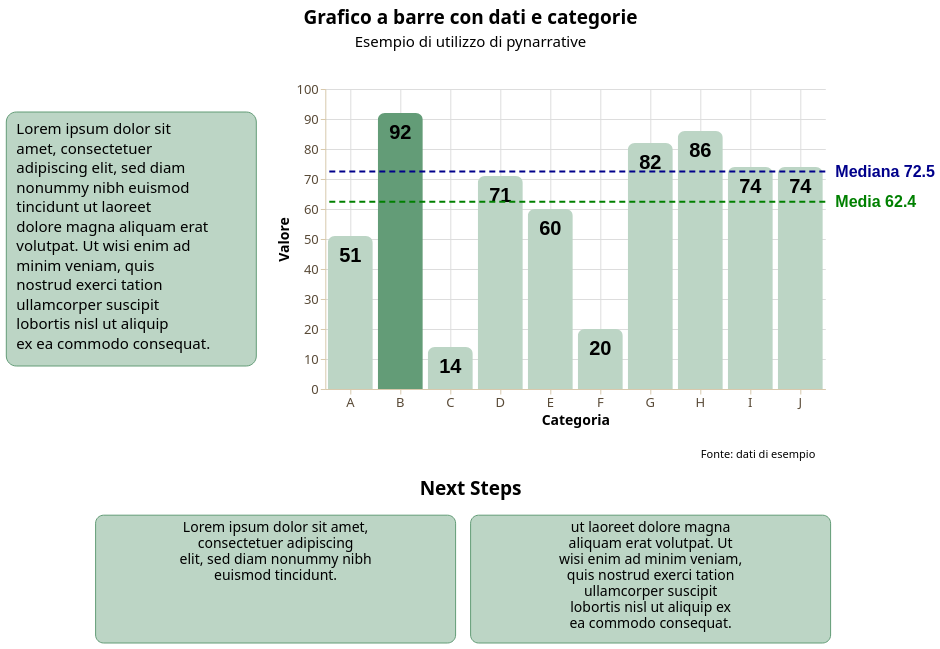

Notebook code cell kept with this figure:
### Markdown cell above
*Green*

### Code cell
from pynarrative import GreenTemplate as GT

storia = (
    pn.Story(
    #Costruzione dell'oggetto di classe Story
        data = dati_categorie,
        width = 500,
        height = 300,
        template = GT
    )

    #Chiamata dei metodi

    .mark_bar(
        cornerRadiusTopLeft = 7,
        cornerRadiusTopRight = 7,

    )

    .encode( #encoding dei dati
        x = alt.X("categorie:N", title = "Categoria", axis = alt.Axis(grid = True)),
        y = alt.Y("valori:Q", title = "Valore", axis = alt.Axis(grid = True))
    )
    

    .add_title( #titolo e sottotitolo
        title = "Grafico a barre con dati e categorie",
        subtitle = "Esempio di utilizzo di pynarrative",
        align = "center"
    )

    .add_context( #contesto, testo, spiegazione
        text = "Lorem ipsum dolor sit amet, consectetuer adipiscing elit, sed diam nonummy nibh euismod tincidunt ut laoreet dolore magna aliquam erat volutpat. Ut wisi enim ad minim veniam, quis nostrud exerci tation ullamcorper suscipit lobortis nisl ut aliquip ex ea commodo consequat.",
        position = "left",
    )


    .add_next_steps( #prossima parte della storia
        steps = ["Lorem ipsum dolor sit amet, consectetuer adipiscing elit, sed diam nonummy nibh euismod tincidunt.", "ut laoreet dolore magna aliquam erat volutpat. Ut wisi enim ad minim veniam, quis nostrud exerci tation ullamcorper suscipit lobortis nisl ut aliquip ex ea commodo consequat."],
        title = "Next Steps", #
        position = "bottom" #
    )

    .add_source( #fonte
        text = "Fonte: dati di esempio",
        position = "bottom",
        align = "right"
    )

    .add_labels_chart(
        font_size = 20,
        font_weight = "bold",
        dy = 20
    )

    .add_line(
        value = dati_categorie["valori"].tolist(),
        math = "mean",
        color = "green",
        label_text = "Media 62.4",
        label_font_size = 16,
        label_font_weight = "bold"
    )

    .add_line(
        value = dati_categorie["valori"].tolist(),
        math = "median",
        color = "darkblue",
        label_text = "Mediana 72.5",
        label_font_size = 16,
        label_font_weight = "bold"
    )

    .add_highlight("B")
    


    .render()
)

storia

### Figure 1 — Vega-Lite specification as saved in the notebook (floating-point values rounded to 4 significant figures)
{"config": {"view": {"continuousWidth": 300, "continuousHeight": 300, "strokeWidth": 0}, "axis": {"domainColor": "#d8c9ad", "grid": false, "labelColor": "#594a37", "labelFont": "Noto Sans", "labelFontSize": 13, "tickColor": "#d8c9ad", "titleColor": "#000000", "titleFont": "Noto Sans", "titleFontSize": 14}, "axisX": {"labelAngle": 0, "labelExpr": "length(datum.label) > 12 ? replace(datum.label, /\\s+/, '\\n') : datum.label", "labelLineHeight": 14}, "bar": {"color": "#639c77"}, "legend": {"labelColor": "#594a37", "labelFont": "Noto Sans", "labelFontSize": 12, "titleColor": "#000000", "titleFont": "Noto Sans", "titleFontSize": 12}, "line": {"color": "#639c77"}, "mark": {"strokeWidth": 2.5}, "point": {"color": "#000000", "filled": true, "size": 75}, "range": {"category": ["#639c77", "#a46cc2", "#27A0D9", "#c2a46c", "#d96027"]}, "title": {"color": "#000000", "font": "Noto Sans", "fontSize": 19}}, "vconcat": [{"layer": [{"mark": {"type": "text", "align": "center", "baseline": "top", "color": "#000000", "font": "Noto Sans", "fontSize": 19, "fontWeight": "bold", "text": "Grafico a barre con dati e categorie"}, "encoding": {"x": {"value": 375.0}, "y": {"value": 4}}}, {"mark": {"type": "text", "align": "center", "baseline": "top", "color": "#000000", "font": "Noto Sans", "fontSize": 15, "text": "Esempio di utilizzo di pynarrative"}, "encoding": {"x": {"value": 375.0}, "y": {"value": 30}}}], "data": {"name": "data-6fad5c34291b82fc9632cbce143d677a"}, "height": 58, "width": 750.0}, {"vconcat": [{"hconcat": [{"layer": [{"mark": {"type": "rect", "color": "#bcd5c5", "cornerRadius": 10, "opacity": 1.0, "stroke": "#639c77", "strokeWidth": 1}, "encoding": {"x": {"value": 0}, "x2": {"value": 250.0}, "y": {"value": 23.0}, "y2": {"value": 277.0}}}, {"mark": {"type": "text", "align": "left", "baseline": "top", "color": "#000000", "font": "Noto Sans", "fontSize": 15, "fontStyle": "normal", "fontWeight": "normal", "lineBreak": "\n", "lineHeight": 19.5, "text": "Lorem ipsum dolor sit\namet, consectetuer\nadipiscing elit, sed diam\nnonummy nibh euismod\ntincidunt ut laoreet\ndolore magna aliquam erat\nvolutpat. Ut wisi enim ad\nminim veniam, quis\nnostrud exerci tation\nullamcorper suscipit\nlobortis nisl ut aliquip\nex ea commodo consequat."}, "encoding": {"x": {"value": 10}, "y": {"value": 33.0}}}], "data": {"name": "data-6fad5c34291b82fc9632cbce143d677a"}, "height": 300, "width": 250.0}, {"layer": [{"mark": {"type": "bar", "cornerRadiusTopLeft": 7, "cornerRadiusTopRight": 7}, "encoding": {"color": {"condition": {"test": "(datum['categorie'] === 'B')", "value": "#639c77"}, "value": "#bcd5c5"}, "x": {"axis": {"grid": true}, "field": "categorie", "title": "Categoria", "type": "nominal"}, "y": {"axis": {"grid": true}, "field": "valori", "title": "Valore", "type": "quantitative"}}}, {"mark": {"type": "text", "align": "center", "angle": 0, "color": "#000000", "dx": 0, "dy": 20, "fontSize": 20, "fontWeight": "bold", "lineBreak": "\n"}, "encoding": {"text": {"field": "valori", "type": "quantitative"}, "x": {"field": "categorie", "type": "nominal"}, "y": {"field": "valori", "type": "quantitative"}}}, {"data": {"name": "data-6fad5c34291b82fc9632cbce143d677a"}, "mark": {"type": "text", "align": "right", "baseline": "top", "color": "#000000", "font": "Noto Sans", "fontSize": 11, "lineBreak": "\n", "text": "Fonte: dati di esempio"}, "encoding": {"x": {"value": 490}, "y": {"value": 360}}}, {"layer": [{"data": {"name": "data-af39a2853786eeb26752fc10b83ea943"}, "mark": {"type": "rule", "color": "green", "strokeDash": [6, 4], "strokeWidth": 2}, "encoding": {"y": {"field": "y", "type": "quantitative"}}}, {"data": {"name": "data-f2cfd72529156ec2f504e9e8453ad4de"}, "mark": {"type": "text", "align": "left", "color": "green", "dx": 0, "dy": 0, "fontSize": 16, "fontStyle": "normal", "fontWeight": "bold"}, "encoding": {"text": {"value": "Media 62.4"}, "x": {"value": 510}, "y": {"field": "y", "type": "quantitative"}}}]}, {"layer": [{"data": {"name": "data-9c85b1ef244c98d0a0f394b6ac9d8a6e"}, "mark": {"type": "rule", "color": "darkblue", "strokeDash": [6, 4], "strokeWidth": 2}, "encoding": {"y": {"field": "y", "type": "quantitative"}}}, {"data": {"name": "data-13bdef6a9e8eb071f4d5ba19d91d095f"}, "mark": {"type": "text", "align": "left", "color": "darkblue", "dx": 0, "dy": 0, "fontSize": 16, "fontStyle": "normal", "fontWeight": "bold"}, "encoding": {"text": {"value": "Mediana 72.5"}, "x": {"value": 510}, "y": {"field": "y", "type": "quantitative"}}}]}], "data": {"name": "data-3deff3c83dd1251d975b1c846aaeeb3c"}, "height": 300, "width": 500}]}, {"hconcat": [{"layer": [{"mark": {"type": "rect", "color": "#bcd5c5", "cornerRadius": 8, "opacity": 1.0, "stroke": "#639c77", "strokeWidth": 1}, "encoding": {"x": {"axis": null, "field": "x", "type": "quantitative"}, "x2": {"field": "x2"}, "y": {"axis": null, "field": "y", "type": "quantitative"}, "y2": {"field": "y2"}}}, {"mark": {"type": "text", "align": "center", "baseline": "top", "clip": true, "color": "#000000", "font": "Noto Sans", "fontSize": 14, "lineBreak": "\n", "lineHeight": 16}, "encoding": {"text": {"field": "text", "type": "nominal"}, "x": {"axis": null, "field": "x_mid", "type": "quantitative"}, "y": {"axis": null, "field": "y_text", "type": "quantitative"}}}], "height": 134, "title": {"text": ["Next Steps"], "color": "#000000", "font": "Noto Sans", "fontSize": 19, "offset": 10}, "width": 750.0}], "center": true, "data": {"name": "data-2706b6dda27a63014828c8b5cc8df230"}}], "center": true}], "center": true, "resolve": {"axis": {"x": "shared", "y": "shared"}}, "$schema": "https://vega.github.io/schema/vega-lite/v6.4.1.json", "datasets": {"data-6fad5c34291b82fc9632cbce143d677a": [{"_": 0}], "data-3deff3c83dd1251d975b1c846aaeeb3c": [{"categorie": "A", "valori": 51}, {"categorie": "B", "valori": 92}, {"categorie": "C", "valori": 14}, {"categorie": "D", "valori": 71}, {"categorie": "E", "valori": 60}, {"categorie": "F", "valori": 20}, {"categorie": "G", "valori": 82}, {"categorie": "H", "valori": 86}, {"categorie": "I", "valori": 74}, {"categorie": "J", "valori": 74}], "data-af39a2853786eeb26752fc10b83ea943": [{"y": 62.4}], "data-f2cfd72529156ec2f504e9e8453ad4de": [{"y": 62.4, "label_x": 0}], "data-9c85b1ef244c98d0a0f394b6ac9d8a6e": [{"y": 72.5}], "data-13bdef6a9e8eb071f4d5ba19d91d095f": [{"y": 72.5, "label_x": 0}], "data-2706b6dda27a63014828c8b5cc8df230": [{"x": 0, "y": 0, "x2": 240, "y2": 124, "text": "Lorem ipsum dolor sit amet,\nconsectetuer adipiscing\nelit, sed diam nonummy nibh\neuismod tincidunt.", "x_mid": 120.0, "y_text": 118}, {"x": 250, "y": 0, "x2": 490, "y2": 124, "text": "ut laoreet dolore magna\naliquam erat volutpat. Ut\nwisi enim ad minim veniam,\nquis nostrud exerci tation\nullamcorper suscipit\nlobortis nisl ut aliquip ex\nea commodo consequat.", "x_mid": 370.0, "y_text": 118}]}}
